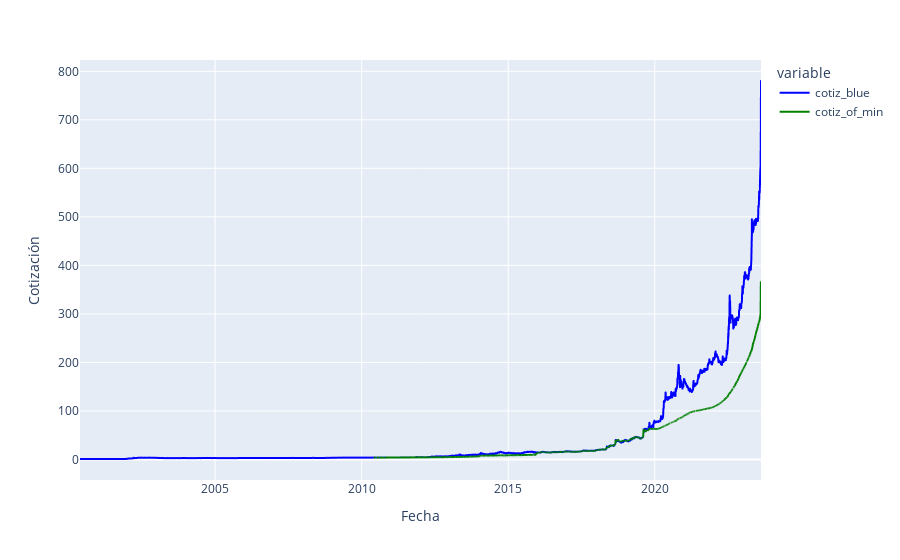

Here is the notebook cell this chart was saved with:
### Code cell
# Graficamos las 2 cotizaciones juntas
fig = px.line(df_blue_vs_of_eventos, x='fecha', y=['cotiz_blue', 'cotiz_of_min'],
              labels={'fecha': 'Fecha', 'value': 'Cotización'},
              color_discrete_map={'cotiz_blue': 'blue', 'cotiz_of_min': 'green'})
fig.show()

### Figure 1 — Plotly figure (JSON) as saved in the notebook; plotly's stock layout.template omitted (floating-point values rounded to 4 significant figures; data arrays with more than 128 entries replaced by an {"elided": "..."} marker saying what was removed)
{"data": [{"hovertemplate": "variable=cotiz_blue<br>Fecha=%{x}<br>Cotización=%{y}<extra></extra>", "legendgroup": "cotiz_blue", "line": {"color": "blue", "dash": "solid"}, "marker": {"symbol": "circle"}, "mode": "lines", "name": "cotiz_blue", "showlegend": true, "type": "scattergl", "x": {"elided": "5829 str values"}, "xaxis": "x", "y": {"elided": "5829 float values"}, "yaxis": "y"}, {"hovertemplate": "variable=cotiz_of_min<br>Fecha=%{x}<br>Cotización=%{y}<extra></extra>", "legendgroup": "cotiz_of_min", "line": {"color": "green", "dash": "solid"}, "marker": {"symbol": "circle"}, "mode": "lines", "name": "cotiz_of_min", "showlegend": true, "type": "scattergl", "x": {"elided": "5829 str values"}, "xaxis": "x", "y": {"elided": "5829 float values"}, "yaxis": "y"}], "layout": {"legend": {"title": {"text": "variable"}, "tracegroupgap": 0}, "margin": {"t": 60}, "xaxis": {"anchor": "y", "domain": [0, 1], "title": {"text": "Fecha"}}, "yaxis": {"anchor": "x", "domain": [0, 1], "title": {"text": "Cotización"}}}}
